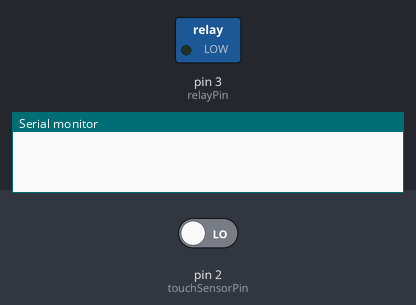
Bench run of a sketch on a simulated Arduino Uno, built with avr-gcc and run on an emulated ATmega328P. Parts: switched loads named in the sketch (green lamp = pin HIGH), the last lines printed to the serial monitor. The inputs (shaded band) are chosen by the test bench; at power-on: pin 2 (touchSensorPin) LOW.

Above: at 1.2 s.
1.3 s: pin 2 (touchSensorPin) driven HIGH
At 1.7 s:
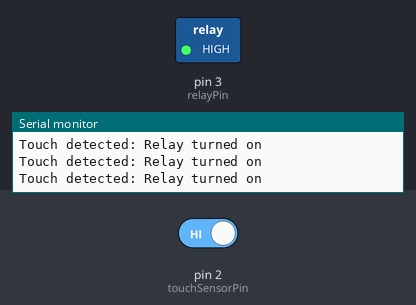
2.8 s: pin 2 (touchSensorPin) driven LOW
At 4.2 s:
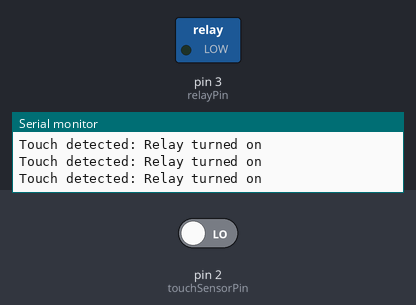
Timing chart, 0 to 5.8 s (numbered marks = the images above; inputs shaded):
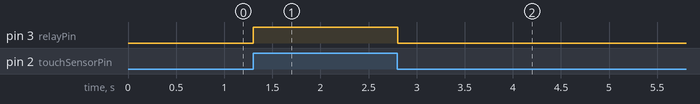

The sketch:

TOUCH_relay.ino
```cpp
const int touchSensorPin = 2;  // Touch sensor connected to digital pin 2
const int relayPin = 3;        // Relay control pin connected to digital pin 3

void setup() {
  pinMode(touchSensorPin, INPUT);
  pinMode(relayPin, OUTPUT);
  digitalWrite(relayPin, LOW); // Ensure relay is initially off
  Serial.begin(9600);
}

void loop() {
  // Read the state of the touch sensor
  int touchState = digitalRead(touchSensorPin);

  // If touch is detected, turn on the relay
  if (touchState == HIGH) {
    digitalWrite(relayPin, HIGH); // Turn on the relay
    Serial.println("Touch detected: Relay turned on");
  } else {
    digitalWrite(relayPin, LOW); // Turn off the relay
  }

  delay(100); // Adjust delay as needed
}
```

Measured:
- after the input at 1.3 s, pin 3 (relayPin): LOW → HIGH at once
- after the input at 2.8 s, pin 3 (relayPin): HIGH → LOW at once
